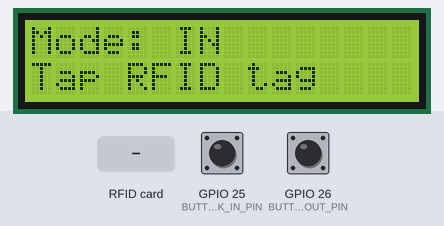
This sketch was run on a simulated ESP32. On the bench: 16×2 character LCD. Inputs (shaded band) come from the test bench; at power-on: GPIO 26 (BUTTON_STOCK_OUT_PIN) HIGH, GPIO 25 (BUTTON_STOCK_IN_PIN) HIGH. WiFi joins after 1.5 s; servers stay silent unless stated; uploads are accepted with an empty reply; what the sketch prints to the serial monitor is not drawn.

Above: at 3.4 s.
3.5 s: RFID card 5E 7A 19 C4 held to the reader
At 4.3 s:
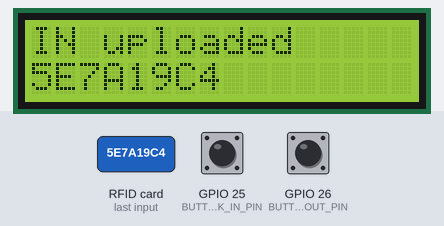
6.2 s: GPIO 26 (BUTTON_STOCK_OUT_PIN) pulled LOW for 0.15 s
At 7.2 s:
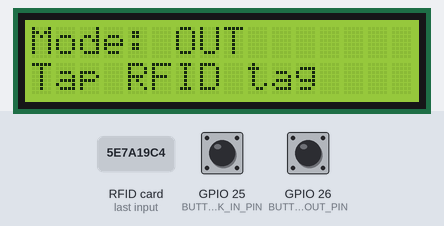
7.8 s: RFID card 5E 7A 19 C4 held to the reader
At 8.9 s:
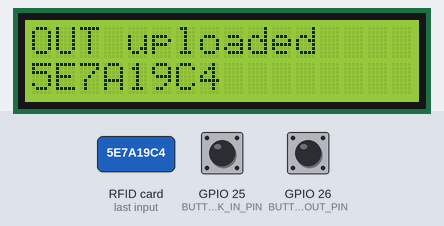
10.6 s: GPIO 25 (BUTTON_STOCK_IN_PIN) pulled LOW for 0.15 s
At 11.2 s:
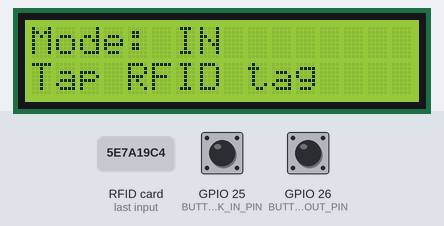
12.2 s: GPIO 26 (BUTTON_STOCK_OUT_PIN) pulled LOW for 1 s
At 12.6 s:
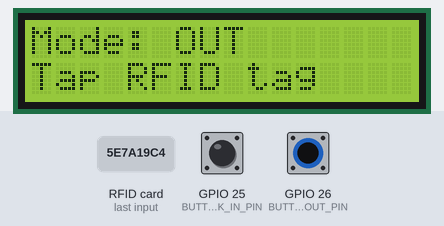
14.7 s: GPIO 25 (BUTTON_STOCK_IN_PIN) driven LOW and GPIO 26 (BUTTON_STOCK_OUT_PIN) driven LOW
At 14.87 s:
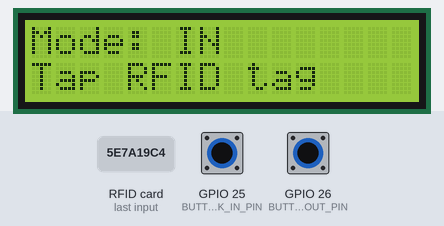
Timing chart, 0 to 17.7 s (numbered marks = the images above; inputs shaded):
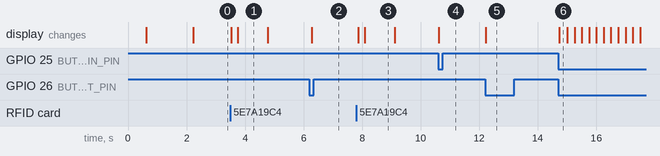

The sketch:

esp32_rc522_firebase.ino
```cpp
#include <WiFi.h>
#include <WiFiClientSecure.h>
#include <HTTPClient.h>
#include <SPI.h>
#include <MFRC522.h>
#include <Wire.h>
#include <LiquidCrystal_I2C.h>

// Wi-Fi settings
const char* WIFI_SSID = "TOKEY MINA";
const char* WIFI_PASSWORD = "minatergojes";

// Firebase RTDB endpoint used by the web app
const char* FIREBASE_RTDB_HOST = "https://fmaero-smart-tracking-system-default-rtdb.asia-southeast1.firebasedatabase.app";

// Optional:
// If your Firebase Realtime Database requires auth, put your database secret or token here.
// Leave empty if your rules currently allow writes from this device.
const char* FIREBASE_AUTH = "";

// RFID scan write target expected by the web app
const char* FIREBASE_SCAN_PATH = "/rfidScans/latest.json";

// ESP32 + RC522 pin mapping
// Change these pins if your hardware uses a different wiring layout.
constexpr uint8_t RFID_SS_PIN = 5;   // SDA / SS
constexpr uint8_t RFID_RST_PIN = 4;  // RST
constexpr uint8_t RFID_SCK_PIN = 18;
constexpr uint8_t RFID_MISO_PIN = 19;
constexpr uint8_t RFID_MOSI_PIN = 23;

// I2C LCD settings
constexpr uint8_t LCD_I2C_ADDRESS = 0x27;
constexpr uint8_t LCD_COLUMNS = 16;
constexpr uint8_t LCD_ROWS = 2;
constexpr uint8_t LCD_SDA_PIN = 21;
constexpr uint8_t LCD_SCL_PIN = 22;

// Physical buttons for stock flow selection
constexpr uint8_t BUTTON_STOCK_IN_PIN = 25;
constexpr uint8_t BUTTON_STOCK_OUT_PIN = 26;

MFRC522 mfrc522(RFID_SS_PIN, RFID_RST_PIN);
WiFiClientSecure secureClient;
LiquidCrystal_I2C lcd(LCD_I2C_ADDRESS, LCD_COLUMNS, LCD_ROWS);

String lastTag = "";
String selectedAction = "IN";
unsigned long lastSentAt = 0;
const unsigned long DUPLICATE_BLOCK_MS = 1500;
const unsigned long WIFI_CONNECT_TIMEOUT_MS = 15000;
unsigned long lastButtonPressAt = 0;
const unsigned long BUTTON_DEBOUNCE_MS = 220;

void showLcdMessage(const String& line1, const String& line2 = "") {
  lcd.clear();
  lcd.setCursor(0, 0);
  lcd.print(line1.substring(0, LCD_COLUMNS));
  lcd.setCursor(0, 1);
  lcd.print(line2.substring(0, LCD_COLUMNS));
}

String buildScanUrl() {
  String url = String(FIREBASE_RTDB_HOST) + FIREBASE_SCAN_PATH;
  if (String(FIREBASE_AUTH).length() > 0) {
    url += "?auth=" + String(FIREBASE_AUTH);
  }
  return url;
}

String getIsoTimestamp() {
  // If you want a real UTC timestamp, add NTP sync.
  // This fallback still gives the web app a unique scan marker.
  unsigned long ms = millis();
  return String("boot-ms-") + String(ms);
}

String readTagUid() {
  String uid = "";
  for (byte i = 0; i < mfrc522.uid.size; i++) {
    if (mfrc522.uid.uidByte[i] < 0x10) {
      uid += "0";
    }
    uid += String(mfrc522.uid.uidByte[i], HEX);
  }
  uid.toUpperCase();
  return uid;
}

void updateSelectedAction(const String& nextAction) {
  selectedAction = nextAction == "OUT" ? "OUT" : "IN";
  Serial.print("Selected action: ");
  Serial.println(selectedAction);
  showLcdMessage("Mode: " + selectedAction, "Tap RFID tag");
}

void handleButtons() {
  const unsigned long now = millis();
  if (now - lastButtonPressAt < BUTTON_DEBOUNCE_MS) {
    return;
  }

  if (digitalRead(BUTTON_STOCK_IN_PIN) == LOW && selectedAction != "IN") {
    lastButtonPressAt = now;
    updateSelectedAction("IN");
    return;
  }

  if (digitalRead(BUTTON_STOCK_OUT_PIN) == LOW && selectedAction != "OUT") {
    lastButtonPressAt = now;
    updateSelectedAction("OUT");
  }
}

bool sendTagToFirebase(const String& tag, const String& action) {
  if (WiFi.status() != WL_CONNECTED) {
    Serial.println("WiFi disconnected. Reconnecting...");
    showLcdMessage("WiFi reconnect", "Please wait...");
    WiFi.begin(WIFI_SSID, WIFI_PASSWORD);
    unsigned long startedAt = millis();
    while (WiFi.status() != WL_CONNECTED && millis() - startedAt < 10000) {
      delay(300);
      Serial.print(".");
    }
    Serial.println();
  }

  if (WiFi.status() != WL_CONNECTED) {
    Serial.println("Failed to reconnect WiFi.");
    showLcdMessage("WiFi failed", "Check network");
    return false;
  }

  HTTPClient http;
  String url = buildScanUrl();
  String body = String("{") +
                "\"tag\":\"" + tag + "\"," +
                "\"action\":\"" + action + "\"," +
                "\"source\":\"esp32-rc522\"," +
                "\"scannedAt\":\"" + getIsoTimestamp() + "\"" +
                "}";

  secureClient.setInsecure();
  http.begin(secureClient, url);
  http.addHeader("Content-Type", "application/json");

  const int httpCode = http.PUT(body);
  const String response = http.getString();
  http.end();

  Serial.print("Firebase HTTP code: ");
  Serial.println(httpCode);
  Serial.print("Firebase response: ");
  Serial.println(response);

  if (httpCode >= 200 && httpCode < 300) {
    showLcdMessage(action + " uploaded", tag.substring(0, LCD_COLUMNS));
  } else {
    showLcdMessage("Upload failed", String(httpCode));
  }

  return httpCode >= 200 && httpCode < 300;
}

bool connectWiFi() {
  Serial.print("Connecting to WiFi");
  showLcdMessage("Connecting WiFi", "Please wait...");
  WiFi.begin(WIFI_SSID, WIFI_PASSWORD);

  const unsigned long startedAt = millis();
  while (WiFi.status() != WL_CONNECTED && millis() - startedAt < WIFI_CONNECT_TIMEOUT_MS) {
    delay(500);
    Serial.print(".");
  }

  if (WiFi.status() != WL_CONNECTED) {
    Serial.println();
    Serial.println("WiFi connection failed.");
    Serial.print("SSID used: ");
    Serial.println(WIFI_SSID);
    Serial.println("Check hotspot name, password, and 2.4GHz mode.");
    showLcdMessage("WiFi failed", "Check hotspot");
    return false;
  }

  Serial.println();
  Serial.print("Connected. IP: ");
  Serial.println(WiFi.localIP());
  showLcdMessage("WiFi connected", WiFi.localIP().toString());
  return true;
}

void setup() {
  Serial.begin(115200);
  delay(500);

  Wire.begin(LCD_SDA_PIN, LCD_SCL_PIN);
  lcd.init();
  lcd.backlight();
  showLcdMessage("FMAERO RFID", "Booting...");
  pinMode(BUTTON_STOCK_IN_PIN, INPUT_PULLUP);
  pinMode(BUTTON_STOCK_OUT_PIN, INPUT_PULLUP);

  if (!connectWiFi()) {
    Serial.println("ESP32 will retry WiFi in loop.");
    return;
  }

  SPI.begin(RFID_SCK_PIN, RFID_MISO_PIN, RFID_MOSI_PIN, RFID_SS_PIN);
  mfrc522.PCD_Init();

  Serial.println("RC522 ready.");
  Serial.println("Tap RFID card/tag now.");
  updateSelectedAction("IN");
}

void loop() {
  handleButtons();

  if (WiFi.status() != WL_CONNECTED) {
    static unsigned long lastRetryAt = 0;
    if (millis() - lastRetryAt >= 5000) {
      lastRetryAt = millis();
      connectWiFi();
      if (WiFi.status() == WL_CONNECTED) {
        SPI.begin(RFID_SCK_PIN, RFID_MISO_PIN, RFID_MOSI_PIN, RFID_SS_PIN);
        mfrc522.PCD_Init();
        Serial.println("RC522 ready.");
        Serial.println("Tap RFID card/tag now.");
        updateSelectedAction(selectedAction);
      }
    }
    delay(100);
    return;
  }

  if (!mfrc522.PICC_IsNewCardPresent()) {
    delay(50);
    return;
  }

  if (!mfrc522.PICC_ReadCardSerial()) {
    delay(50);
    return;
  }

  const String tag = readTagUid();
  const unsigned long now = millis();

  if (tag == lastTag && now - lastSentAt < DUPLICATE_BLOCK_MS) {
    Serial.print("Duplicate tag ignored: ");
    Serial.println(tag);
    showLcdMessage("Duplicate tag", tag.substring(0, LCD_COLUMNS));
  } else {
    Serial.print("Detected tag: ");
    Serial.println(tag);
    showLcdMessage("Tag " + selectedAction, tag.substring(0, LCD_COLUMNS));

    if (sendTagToFirebase(tag, selectedAction)) {
      lastTag = tag;
      lastSentAt = now;
      Serial.println("Scan pushed to Firebase.");
      delay(1000);
      updateSelectedAction(selectedAction);
    } else {
      Serial.println("Failed to push scan to Firebase.");
      delay(1200);
      updateSelectedAction(selectedAction);
    }
  }

  mfrc522.PICC_HaltA();
  mfrc522.PCD_StopCrypto1();
  delay(200);
}
```

Measured:
- after the input at 3.5 s, the display: first changes at once (image 1 shows a later state)
- after the input at 6.2 s, the display: changes after 0.07 s (image 2)
- after the input at 7.8 s, the display: first changes after 0.07 s (image 3 shows a later state)
- after the input at 10.6 s, the display: changes at once (image 4)
- after the input at 12.2 s, the display: changes at once (image 5)
- after the input at 14.7 s, the display: changes at once (image 6)
- what the display in image 1 shows lasts 1.1 s, from 3.7 s to 4.8 s
